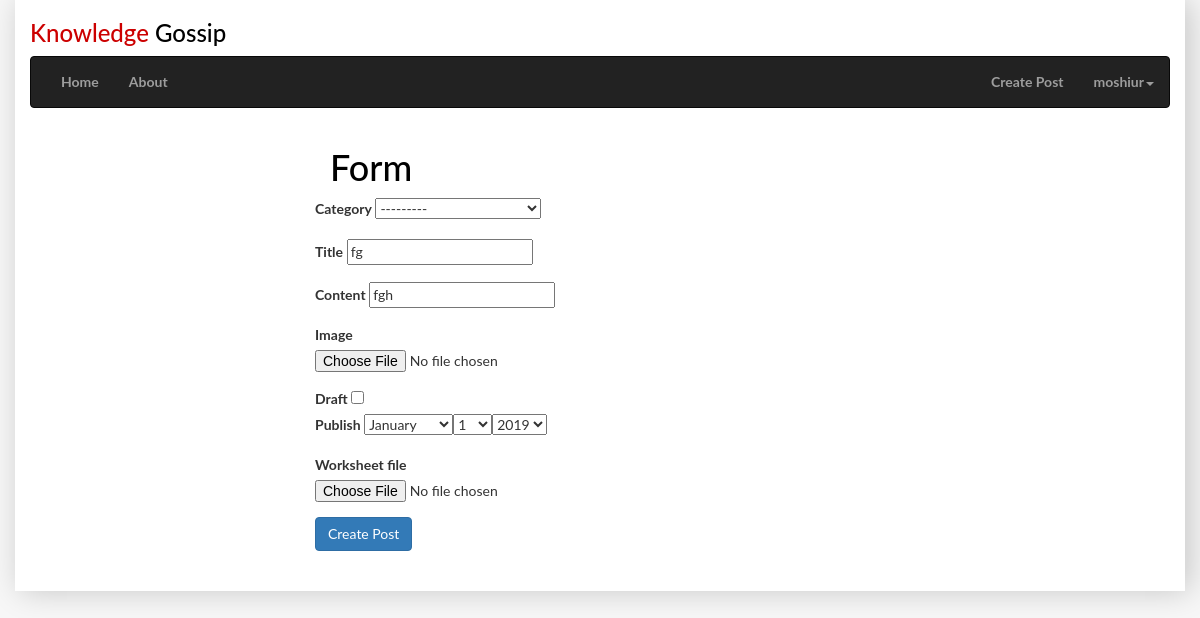
The page /posts/edit/fg/ (signed in) on the database its author committed.
### posts/models.py (models this page shows, shortened)
class Post(models.Model):
    category = models.ForeignKey(Category, on_delete=models.CASCADE, null=True, blank=True)
    user = models.ForeignKey(User, on_delete=models.CASCADE)
    title = models.CharField(max_length=200)
    slug = models.SlugField(max_length=200, unique=True)
    image = models.ImageField(upload_to=upload_location, null=True, blank=True,)
    content = models.TextField()
    draft = models.BooleanField(default=True)
    worksheet_file = models.FileField(upload_to = 'worksheets', null = True, blank=True)
    publish = models.DateField(auto_now=False, auto_now_add=False)
    read_time = models.IntegerField(default=0) #assume minute
    updated = models.DateTimeField(auto_now=True, auto_now_add=False)
    timestamp = models.DateTimeField(auto_now=False, auto_now_add=True)
    views = models.PositiveIntegerField(default=0) #count views
    objects = PostManager()
    class Meta:
        ordering = ["-timestamp", "updated"]

### posts/views.py (the view)
# urls.py: re_path('edit/(?P<slug>[\w-]+)/', views.post_update, name='post_edit'),
def post_update(request, slug=None):
    if not request.user.is_staff:
        raise Http404
    instance = get_object_or_404(Post, slug=slug)
    form = PostForm(request.POST or None, request.FILES or None, instance=instance)
    if form.is_valid():
        instance = form.save(commit=False)
        instance.save()
        return redirect('home')
    context = {
		'instance': instance,
		'form': form,
        }
    return render(request, 'posts/post_form.html', context)

### posts/forms.py
class PostForm(forms.ModelForm):
    content = forms.CharField(widget=PagedownWidget())
    publish = forms.DateField(widget=forms.SelectDateWidget)
    draft = forms.BooleanField(required=False, initial=True)
    class Meta:
        model = Post
        fields = ('category', 'title', 'content', 'image', 'draft', 'publish', 'worksheet_file')

### posts/models.py (called while the page is built)
    def __str__(self):
        return self.name

### posts/templates/posts/post_form.html (shortened to what this page needs)
{% extends "base.html" %}
{% load static %}
{% load crispy_forms_tags %}
{% block content %}
    <div class="col-sm-6 col-sm-offset-3">
        <h1>Form</h1>
        <form method="post" action="" enctype="multipart/form-data">
            <div class="row">
                <div id="div_id_category" class="form-group"> <label class="col-form-label ">Category</label>
                    {{ form.category }}
                </div>
                <div id="div_id_title" class="form-group"> <label class="col-form-label  requiredField">Title</label>
                    {{ form.title}}
                </div>
                <div id="div_id_content" class="form-group"> <label  class="col-form-label  requiredField">Content </label>
                    {{ form.content }}
                </div>
                <div id="div_id_image" class="form-group">
                    <label class="col-form-label ">Image</label> {{ form.image }}
                </div>
                {% if request.user.is_staff %}
                <div id="div_id_draft" class="form-check"> <label class="form-check-label">Draft</label>
                {{ form.draft }}
                </div>
                {% else %}
                <div id="div_id_draft" class="form-check">
                    <label class="form-check-label">Draft</label>
                    <input id="id_draft" type="checkbox" checked="" name="draft" class="user_draft">
                </div>
                {% endif %}
                <div id="div_id_publish" class="form-group"> <label  class="col-form-label  requiredField">Publish</label>
                    {{ form.publish }}
                </div>
                <div id="div_id_worksheet_file" class="form-group"> <label class="col-form-label ">Worksheet file</label>
                    {{ form.worksheet_file }}
                </div>
             <input type='submit' class='btn btn-primary' value='Create Post'/>
            </div>
            <br>
            <br>
        </form>
    </div>
{% endblock content %}

### templates/base.html (shortened to what this page needs)
{% load staticfiles %}
<!DOCTYPE html>
<html lang="en">
<head>
    <link rel="stylesheet" href="https://maxcdn.bootstrapcdn.com/bootstrap/3.3.7/css/bootstrap.min.css">
    <link rel="stylesheet" href='{% static "css/base.css" %}'>
    <link rel="stylesheet" href="https://maxcdn.bootstrapcdn.com/font-awesome/4.7.0/css/font-awesome.min.css">
</head>
<body>
    <div class="container">
        <div class="site_title">
        <h3><a href="{% url 'post:list' %}"><span style="color: #cc0000">Knowledge</span> Gossip</a></h3>
        </div>
        <nav class="navbar navbar-inverse">
            <div class="row">
                <div class="col-lg-12 col-sm-12">
                        <div class="collapse navbar-collapse" id="myNavbar">
                                <ul class="nav navbar-nav">
                                    <li><a href="{% url 'home' %}">Home</a></li>
                                    <li><a href="{% url 'about' %}">About</a></li>
                                </ul>
                                <ul class="nav navbar-nav navbar-right">
                                    {% if not request.user.is_authenticated %}
                                    <li><a href="{% url 'accounts:register' %}"><i class="fa fa-user"></i>Register</a></li>
                                    <li><a href="{% url 'accounts:login' %}"><i class="fa fa-sign-in"></i>Login</a></li>
                                    <li><a href="{% url 'accounts:reset_password' %}">Reset password</a></li>
                                    {% else %}
                                    <li><a href="{% url 'post:create' %}">Create Post</a></li>
                                    <li class="dropdown">
                                        <a class="dropdown-toggle" data-target="dropdown" href="#">{{ user.username }}<span class="caret"></span></a>
                                    </li>
                                    {% endif %}
                                </ul>
                        </div>
                </div>
            </div>
         </nav>
     {% block content %}
    {% endblock content %}
    </div>
</body>
</html>

### static/css/base.css (style rules this page uses)
html { position: relative; height: 100%; }
body { margin: 0px; padding: 0px; font-family: 'Lato', sans-serif; height: 100%; background-color: #f7f7f7; }
.container { background: #fff; box-shadow: 5px 0px 30px rgba(0,0,0, .2); }
.navbar-nav li a { font-weight: 700; }
h1 { color: #000000; }
a { color: black; text-decoration: none; }

### rows shown on the page
Post: category "---------", title "fg", content "fgh"

### other values the page prints
{{ user.username }} "moshiur"
